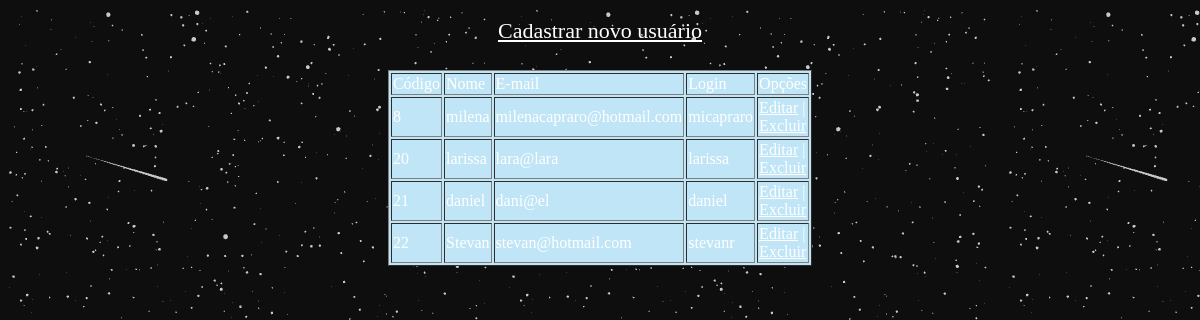
The app's page /cadastrar-cliente.php with its own data.
### tables this page shows
CREATE TABLE "usuario" (
	"codigo"	INTEGER PRIMARY KEY AUTOINCREMENT,
	"nome"	varchar(60) NOT NULL,
	"email"	varchar(100),
	"login"	varchar(60) NOT NULL,
	"senha"	varchar(100) NOT NULL
);

### Classes/Conexao.php (called while the page is built, shortened)
<?php
class Conexao {
    public static function getConexao() {
        $caminhoDoArquivo = "sqlite/site.db";
        $con = new \PDO("sqlite:" . $caminhoDoArquivo);
        return $con;
    }
}

### Classes/Usuario.php (called while the page is built, shortened)
<?php
require 'Conexao.php';
class Usuario {
    private $conexao;
    public function __construct() {
        $this->conexao = Conexao::getConexao();
    }
    public function listar() {
        $sql = "select * from usuario;";
        $q = $this->conexao->prepare($sql);
        $q->execute();
        return $q;
    }
}
?>

### cadastrar-cliente.php (the view, shortened to what this page needs)
<?php
require './Classes/Usuario.php';
$usu = new Usuario();
$usuarios = $usu->listar();
?>
<html>
    <head>
        <link href="css/layout.css" rel="stylesheet" type="text/css">
    </head>
    <body>
        <a href="index.php" style="color: white">Cadastrar novo usuário</a>
            <br/><br/>
        <table border="1" id="1" style="background-color: #C0E5F6; width:200px; height:100px; margin:auto">
            <tr>
                <td>Código</td>
                <td>Nome</td>
                <td>E-mail</td>
                <td>Login</td>
                <td>Opções</td>
            </tr>
            <tbody>
                 <?php foreach ($usuarios as $index=>$usuario) { ?>
            <tr>
                <td><?php echo $usuario ['codigo']; ?></td>
                <td><?php echo $usuario ['nome'] ?></td>
                <td><?php echo $usuario ['email'] ?></td>
                <td><?php echo $usuario ['login'] ?></td>
                <td>
                    <a style="color: white" href="editar.php?codigo=<?php echo $usuario ['codigo']; ?> &editar">Editar</a> |
                    <a style="color: white" href="eliminar.php?codigo=<?php echo $usuario ['codigo']; ?> &excluir">Excluir</a>
                </td>
            </tr>
           <?php } ?>
            </tbody>
        </table>
    </body>
</html>

### css/layout.css (style rules this page uses)
* { box-sizing: border-box; }
body { font-family: sant; font-size: 22px; color: white; padding: 10px; text-align: center; background-image: url(gif3.gif); background-attachment: fixed; background-repeat: repeat; }

### records on screen
usuario: codigo "8", nome "milena", email "milenacapraro@hotmail.com", login "micapraro"
usuario: codigo "20", nome "larissa", email "lara@lara", login "larissa"
usuario: codigo "21", nome "daniel", email "dani@el", login "daniel"
usuario: codigo "22", nome "Stevan", email "stevan@hotmail.com", login "stevanr"
